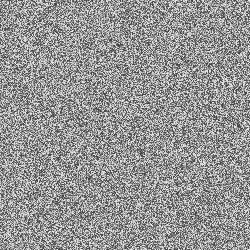
Frame 1 (no input)
Frame 60 (the mouse pressed at the canvas centre just before this capture): identical to frame 1, image omitted
Frame 120 (the mouse held since frame 60 and released just before this capture): identical to frame 1, image omitted

The Processing sketch that drew this single still picture (run headless with seeded random() and noise(); from frame 60 on, the mouse is pressed at the canvas centre):

// Processing sketch: code
// ── code.pde
////////////////////////////
// Two-Dimensional Arrays Example #2
// Sarah Page
// CODE 2 - Spring 2018
// Parson School of Design
//
// Adapted from: https://processing.org/tutorials/2darray/
////////////////////////////

int cols;
int rows;
int[][] myArray;

void setup() {
  size(250, 250);
  cols = width;
  rows = height;
  // Declare 2D array
  myArray = new int[cols][rows];
  
  // Initialize 2D array values
  for (int i = 0; i < cols; i++) {
    for (int j = 0; j < rows; j++) {
      myArray[i][j] = int(random(255));
    }
  }
  
  // Draw points
  for (int i = 0; i < cols; i++) {
    for (int j = 0; j < rows; j++) {
      stroke(myArray[i][j]);
      point(i,j);
    }
  }
}

void draw() {
  //// Initialize 2D array values
  //for (int i = 0; i < cols; i++) {
  //  for (int j = 0; j < rows; j++) {
  //    myArray[i][j] = int(random(255));
  //  }
  //}
  
  //// Draw points
  //for (int i = 0; i < cols; i++) {
  //  for (int j = 0; j < rows; j++) {
  //    stroke(myArray[i][j]);
  //    point(i,j);
  //  }
  //}
}

void mousePressed() {
  //// Initialize 2D array values
  //for (int i = 0; i < cols; i++) {
  // for (int j = 0; j < rows; j++) {
  //   myArray[i][j] = int(random(255));
  // }
  //}
  
  //// Draw points
  //for (int i = 0; i < cols; i++) {
  // for (int j = 0; j < rows; j++) {
  //   stroke(myArray[i][j]);
  //   point(i,j);
  // }
  //}
}
